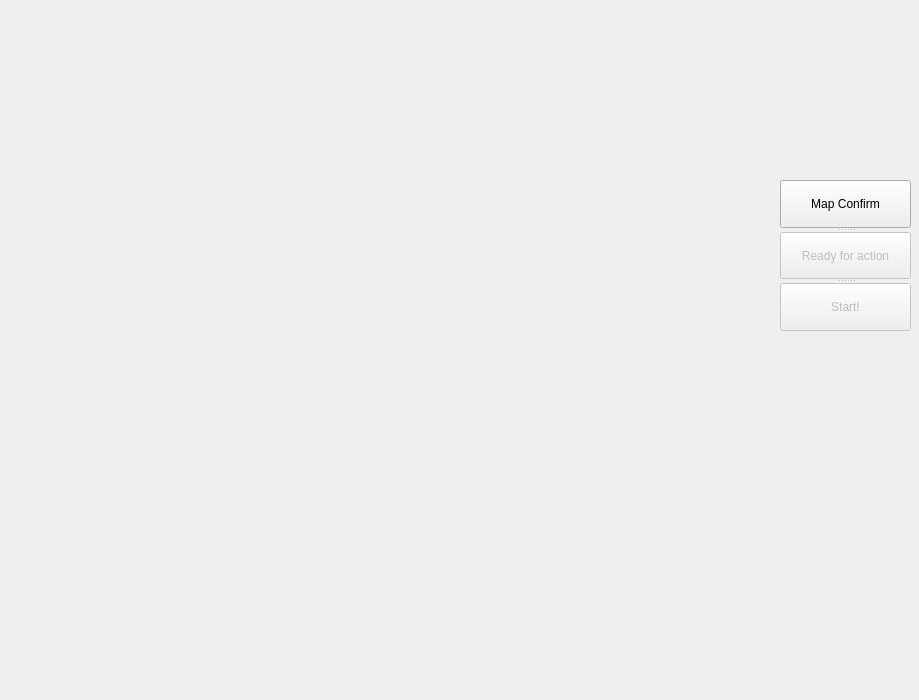
<?xml version="1.0" encoding="UTF-8"?>
<ui version="4.0">
 <class>MainWindow</class>
 <widget class="QMainWindow" name="MainWindow">
  <property name="geometry">
   <rect>
    <x>0</x>
    <y>0</y>
    <width>919</width>
    <height>700</height>
   </rect>
  </property>
  <property name="windowTitle">
   <string>Pathfinding Test</string>
  </property>
  <widget class="QWidget" name="centralWidget">
   <widget class="QSplitter" name="splitter">
    <property name="geometry">
     <rect>
      <x>780</x>
      <y>180</y>
      <width>131</width>
      <height>151</height>
     </rect>
    </property>
    <property name="orientation">
     <enum>Qt::Vertical</enum>
    </property>
    <widget class="QPushButton" name="BtnConfirm">
     <property name="text">
      <string>Map Confirm</string>
     </property>
    </widget>
    <widget class="QPushButton" name="BtnPosConfirm">
     <property name="enabled">
      <bool>false</bool>
     </property>
     <property name="text">
      <string>Ready for action</string>
     </property>
    </widget>
    <widget class="QPushButton" name="BtnAction">
     <property name="enabled">
      <bool>false</bool>
     </property>
     <property name="text">
      <string>Start!</string>
     </property>
    </widget>
   </widget>
  </widget>
 </widget>
 <layoutdefault spacing="6" margin="11"/>
 <resources/>
 <connections/>
</ui>
